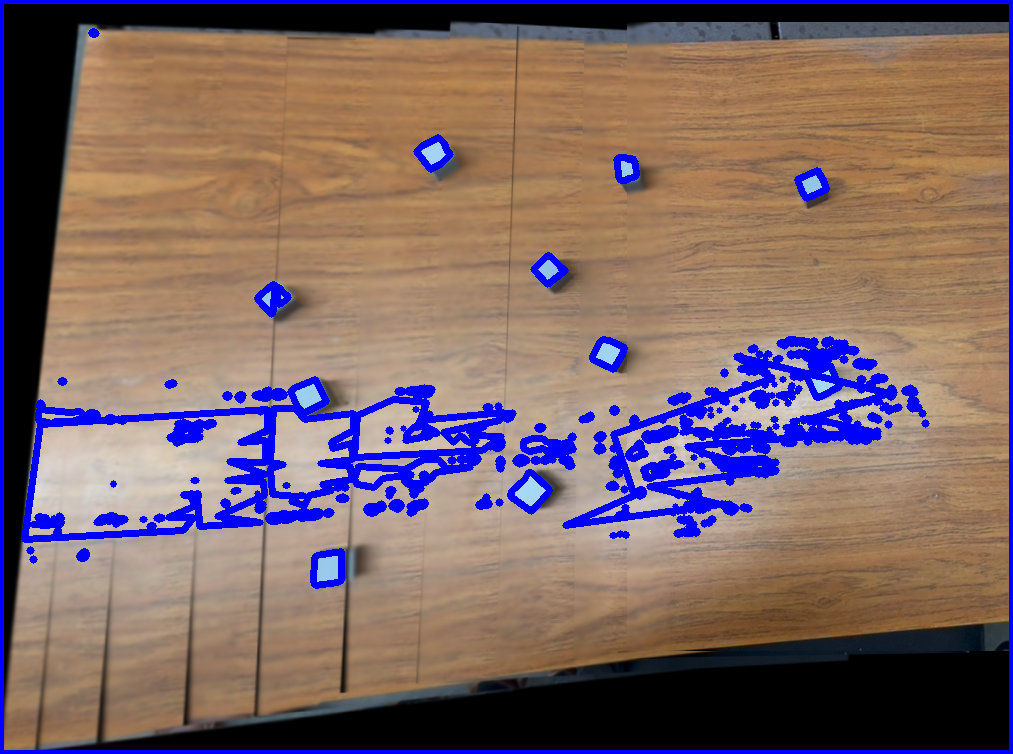
#> input picture scripts/recImagebb.png, 1013 x 754 px
$ python -i multithreadStitch.py   (imports and definitions only)
#> lines starting #> are read from the running program, lines starting #| are printed output that depends on the picture
import cv2
import numpy as np
import threading
import queue

# [78 lines left out: functions load, checkLeft, checkTop, checkRight, checkDown, crop and 1 more, not called in this run]

class ImageStitcher:
    def __init__(self, min_num: int = 10, lowe: float = 0.7, knn_clusters: int = 2):
        self.min_num = min_num
        self.lowe = lowe
        self.knn_clusters = knn_clusters
        self.flann = cv2.FlannBasedMatcher({'algorithm': 0, 'trees': 5}, {'checks': 50})
        self.sift = cv2.SIFT_create()
        self.result_image = None
        self.result_image_gray = None

    def add_image(self, image: np.ndarray):
        image_gray = cv2.cvtColor(image, cv2.COLOR_RGB2GRAY)
        temp = self.result_image
        if self.result_image is None:
            self.result_image = image
            self.result_image_gray = image_gray
            return
        result_features = self.sift.detectAndCompute(self.result_image_gray, None)
        image_features = self.sift.detectAndCompute(image_gray, None)
        matches_src, matches_dst, n_matches = self.compute_matches(result_features, image_features, matcher=self.flann,
                                                                   knn=self.knn_clusters, lowe=self.lowe)
        if n_matches < self.min_num:
            print("not enough matches")
            return #("ERROR: Not enough features")
        homography, _ = cv2.findHomography(matches_src, matches_dst, cv2.RANSAC, 5.0)
        self.result_image = self.combine_images(image, self.result_image, homography)
        if(np.size(self.result_image, 0) == np.size(image, 0) and np.size(self.result_image, 1) == np.size(image, 1)):
            self.result_image = temp
        else:
            self.result_image_gray = cv2.cvtColor(self.result_image, cv2.COLOR_RGB2GRAY)

    # [29 lines left out: functions compute_matches, combine_images, not called in this run]

    def image(self):
        return self.result_image

# [24 lines left out: function helper, not called in this run]


sourcePath = "/Users/joshchung/Desktop/videos/blackcubes480.MOV"
numberOfThreads = 15
# [1 line not run here, left out]

>>> import cv2
>>> picture = cv2.cvtColor(cv2.imread('recImagebb.png'), cv2.COLOR_BGR2RGB)
>>> result = ImageStitcher().add_image(picture)
#> in add_image, `image_gray = cv2.cvtColor(image, cv2.COLOR_RGB2GRAY)`:
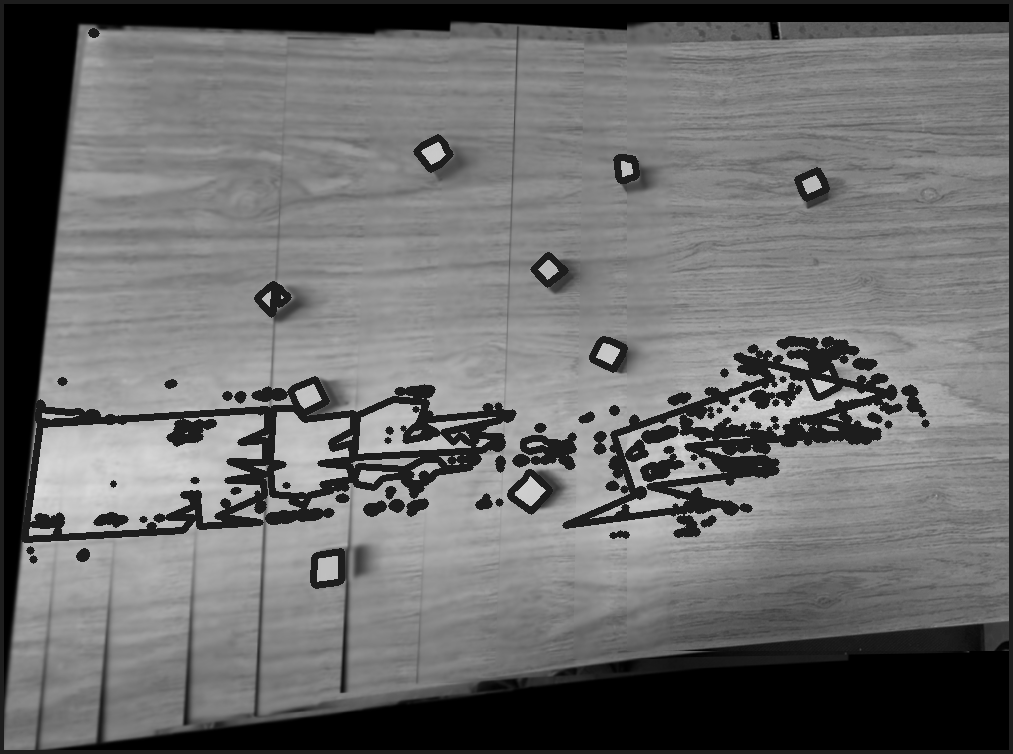
#> image_gray: shape (754, 1013); min 0, max 220, mean 109

$ run again, on scripts/0.png
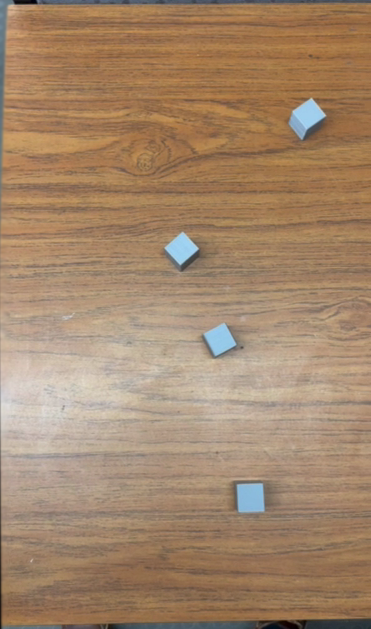
#> input picture scripts/0.png, 371 x 629 px
#> in add_image, `image_gray = cv2.cvtColor(image, cv2.COLOR_RGB2GRAY)`:
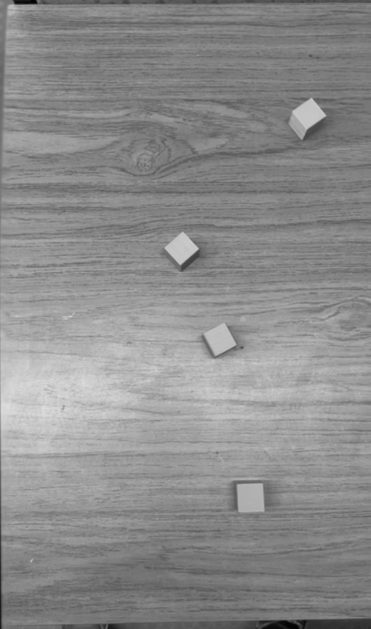
#> image_gray: shape (629, 371); min 1, max 222, mean 139.8

$ run again, on scripts/1.png
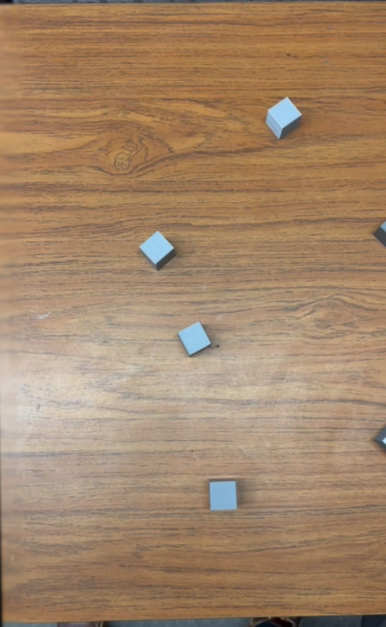
#> input picture scripts/1.png, 386 x 627 px
#> in add_image, `image_gray = cv2.cvtColor(image, cv2.COLOR_RGB2GRAY)`:
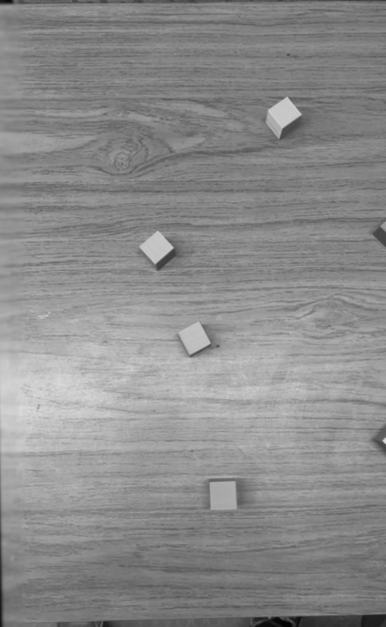
#> image_gray: shape (627, 386); min 1, max 219, mean 139.3
